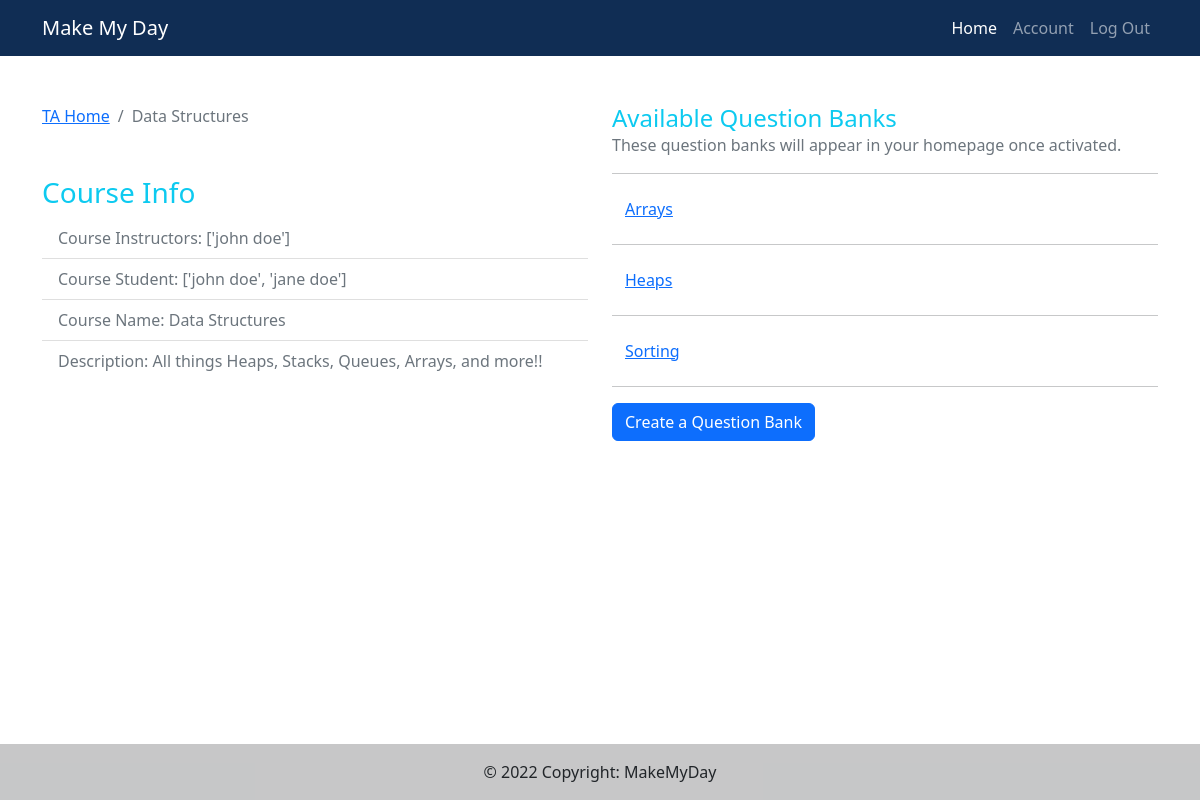
/course/2/ (signed in), run on the app's committed database.
### main/models.py (models this page shows, shortened)
class Course(models.Model):
    instructors = models.ManyToManyField(Instructor, related_name="instructors")
    students = models.ManyToManyField(Student, related_name="students")
    course_id = models.BigAutoField(primary_key=True, db_column="course_id")
    course_name = models.CharField(max_length=255)
    description = models.TextField(default="")
    access_code = models.CharField(max_length=100, default="", blank=True)
    year = models.PositiveIntegerField(default=timezone.now().year, validators=[MinValueValidator(1900), max_value_current_year])
    SPRING = "SPRING"
    SUMMER = "SUMMER" # this means once every two days
    FALL = "FALL"
    CHOICES = (
        (SPRING, "Spring"),
        (SUMMER, "Summer"),
        (FALL, "Fall"),
    )
    semester = models.CharField(choices = CHOICES, default=SUMMER, max_length=120)
    def retrieveQuestionBanks(self):
        closed_qbs = self.question_bank_set.filter(
            end_date__lte=timezone.now())
        open_qbs = self.question_bank_set.filter(
            start_date__lte=timezone.now(),
            end_date__gte=timezone.now())
        upcoming_qbs = self.question_bank_set.filter(
            start_date__gte=timezone.now())
        return [closed_qbs, open_qbs, upcoming_qbs]

### questions/models.py (models this page shows, shortened)
class Question_Bank(models.Model):
    course = models.ForeignKey(Course, on_delete=models.CASCADE, default=None)
    assigned_students = models.ManyToManyField(Student, through="Activated_Question_Bank")
    question_bank_id = models.BigAutoField(primary_key=True, db_column="question_bank_id")
    topic = models.CharField(max_length=255, default="Topic")
    start_date = models.DateTimeField(null=True)
    end_date = models.DateTimeField(null=True)
    number_of_attempts = models.IntegerField(default=3) # might move to question model
    isRandom = models.BooleanField(default=False)
    DAILY = "DAILY"
    BIDIURNAL = "BIDIURNAL" # this means once every two days
    WEEKLY = "WEEKLY"
    FREQUENCY_CHOICES = (
        (DAILY, "Daily"),
        (BIDIURNAL, "Every other day"),
        (WEEKLY, "Weekly"),
    )
    frequency = models.CharField(choices = FREQUENCY_CHOICES, default=DAILY, max_length=120)
    class Meta:
        verbose_name_plural = 'Question_Banks'

### course/views.py (the view)
# urls.py: path('<int:pk>/', courseViews.each_courses, name='each_courses'),
@login_required
def each_courses(request, pk):
    each_one = Course.objects.get(pk=pk)
    instructors = []
    for ins in list(each_one.instructors.all()):
        name = ins.user_profile.user.first_name + " " + ins.user_profile.user.last_name
        instructors.append(name)
    students = []
    for stu in list(each_one.students.all()):
        name = stu.user_profile.user.first_name + " " + stu.user_profile.user.last_name
        students.append(name)
    [closed_qbs, open_qbs, upcoming_qbs] = each_one.retrieveQuestionBanks()
    return render(request, 'course/course_info.html',
    {'each_one': each_one,
    'instructors': instructors,
    'students': students,
    'open_qbs': open_qbs,
    'upcoming_qbs': upcoming_qbs})

### course/templates/course/course_info.html (shortened to what this page needs)
{% extends 'main/base.html' %}
{% load static %}
{% load humanize %}
{% block content %}
<div class="container">
    <div class="row mb-5 fields mt-5">
        <div class="col-md-6">
            <section id="bc">
                <nav aria-label="breadcrumb">
                    <ol class="breadcrumb">
                        <li class="breadcrumb-item">
                            {% if request.user.userprofile.student_id == "" and request.user.userprofile.instructor_id != "" %}
                            <a href="{% url 'main:home' %}">Instructor Home</a>
                            {% elif request.user.userprofile.instructor_id == "" and request.user.userprofile.student_id != "" %}
                            <a href="{% url 'main:home' %}">Student Home</a>
                            {% else %}
                            <a href="{% url 'main:home' %}">TA Home</a>
                            {% endif %}
                        </li>
                        <li class="breadcrumb-item active" aria-current="page">
                            {{each_one.course_name}}
                        </li>
                    </ol>
                </nav>
            </section>
                        <ul class="list-group list-group-flush mt-5">
                            <h3 class="text-info">Course Info</h3>
                            <li class="list-group-item text-secondary">
                                Course Instructors:
                                <span class="float-right">{{instructors}}</span>
                            </li>
                            <li class="list-group-item text-secondary">
                                Course Student:
                                <span class="float-right">{{students}}</span>
                            </li>
                            <li class="list-group-item text-secondary">
                                Course Name:
                                <span class="float-right"
                                    >{{each_one.course_name}}</span
                                >
                            </li>
                            <li class="list-group-item text-secondary">
                                Description:
                                <span class="float-right"
                                    >{{each_one.description}}
                                </span>
                            </li>
                        </ul>
                        <div class="pt-4">
                        </div>
        </div>
		<div class="col-md-6">
			<h4 class="text-info mb-0">Available Question Banks</h4>
            <p class="text-muted mb-3">These question banks will appear in your homepage once activated.</p>
            {% for qb in open_qbs %}
            <hr />
            <button
                class="btn btn btn-link modal-button"
                data-pk="{{qb.question_bank_id}}"
                data-question-bank="{{qb.topic}}"
                data-num-attempts="{{qb.number_of_attempts}}"
                data-start-date="{{qb.start_date}}"
                data-end-date="{{qb.end_date}}"
                data-frequency="{{qb.frequency}}"
                data-toggle="modal"
                data-target="#questionBankStartModal">{{qb.topic}}
            </button><br>
            {% endfor %}
			<hr>
            <a class="btn btn-primary btn" href="question-banks/create-qb">
                Create a Question Bank
             </a>
		</div>
    </div>
</div>
{% endblock %}

### data on the page
Course: course_name "Data Structures", description "All things Heaps, Stacks, Queues, Arrays, and more!!"
Question_Bank: topic "Arrays"
Question_Bank: topic "Heaps"
Question_Bank: topic "Sorting"

### other printed values
{{ instructors }} "['john doe']"
{{ students }} "['john doe', 'jane doe']"
